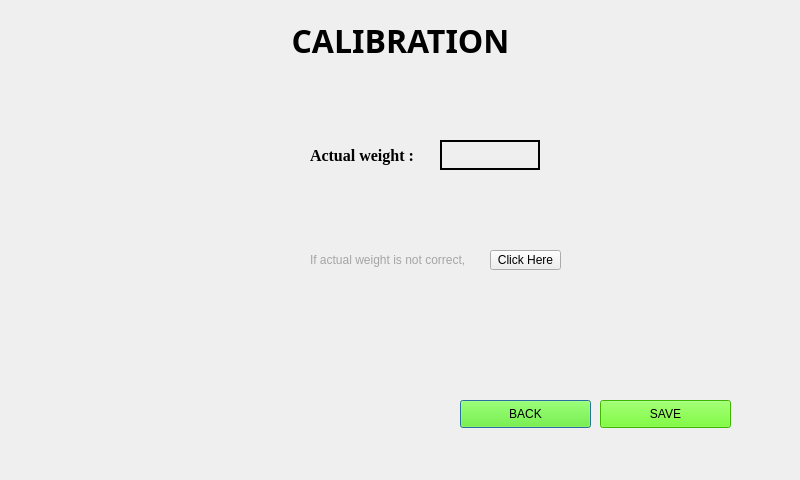
<?xml version="1.0" encoding="UTF-8"?>
<ui version="4.0">
 <class>Dialog</class>
 <widget class="QDialog" name="Dialog">
  <property name="geometry">
   <rect>
    <x>0</x>
    <y>0</y>
    <width>800</width>
    <height>480</height>
   </rect>
  </property>
  <property name="windowTitle">
   <string>Dialog</string>
  </property>
  <widget class="QLabel" name="label">
   <property name="geometry">
    <rect>
     <x>140</x>
     <y>10</y>
     <width>521</width>
     <height>61</height>
    </rect>
   </property>
   <property name="font">
    <font>
     <family>Microsoft JhengHei</family>
     <pointsize>24</pointsize>
     <weight>75</weight>
     <bold>true</bold>
    </font>
   </property>
   <property name="text">
    <string>CALIBRATION</string>
   </property>
   <property name="alignment">
    <set>Qt::AlignCenter</set>
   </property>
  </widget>
  <widget class="QLabel" name="weightlabel">
   <property name="geometry">
    <rect>
     <x>440</x>
     <y>140</y>
     <width>100</width>
     <height>30</height>
    </rect>
   </property>
   <property name="styleSheet">
    <string notr="true">border: 2px solid black;</string>
   </property>
   <property name="text">
    <string/>
   </property>
  </widget>
  <widget class="QPushButton" name="backbutton3">
   <property name="geometry">
    <rect>
     <x>460</x>
     <y>400</y>
     <width>131</width>
     <height>28</height>
    </rect>
   </property>
   <property name="autoFillBackground">
    <bool>false</bool>
   </property>
   <property name="styleSheet">
    <string notr="true">background-color: rgb(85, 255, 0);</string>
   </property>
   <property name="text">
    <string>BACK</string>
   </property>
   <property name="checkable">
    <bool>false</bool>
   </property>
  </widget>
  <widget class="QPushButton" name="Save">
   <property name="geometry">
    <rect>
     <x>600</x>
     <y>400</y>
     <width>131</width>
     <height>28</height>
    </rect>
   </property>
   <property name="autoFillBackground">
    <bool>false</bool>
   </property>
   <property name="styleSheet">
    <string notr="true">background-color: rgb(85, 255, 0);</string>
   </property>
   <property name="text">
    <string>SAVE</string>
   </property>
   <property name="checkable">
    <bool>false</bool>
   </property>
  </widget>
  <widget class="QPushButton" name="clickherebutton">
   <property name="geometry">
    <rect>
     <x>490</x>
     <y>250</y>
     <width>71</width>
     <height>20</height>
    </rect>
   </property>
   <property name="text">
    <string>Click Here</string>
   </property>
  </widget>
  <widget class="QLabel" name="valuelabel">
   <property name="geometry">
    <rect>
     <x>310</x>
     <y>140</y>
     <width>200</width>
     <height>30</height>
    </rect>
   </property>
   <property name="font">
    <font>
     <family>Times New Roman</family>
     <pointsize>12</pointsize>
     <weight>75</weight>
     <bold>true</bold>
    </font>
   </property>
   <property name="styleSheet">
    <string notr="true">border: 0px solid black;</string>
   </property>
   <property name="text">
    <string>Actual weight :</string>
   </property>
  </widget>
  <widget class="QLabel" name="label_3">
   <property name="geometry">
    <rect>
     <x>310</x>
     <y>250</y>
     <width>181</width>
     <height>20</height>
    </rect>
   </property>
   <property name="styleSheet">
    <string notr="true">color: rgb(165, 165, 165);</string>
   </property>
   <property name="text">
    <string>If actual weight is not correct, </string>
   </property>
  </widget>
 </widget>
 <resources/>
 <connections/>
</ui>
